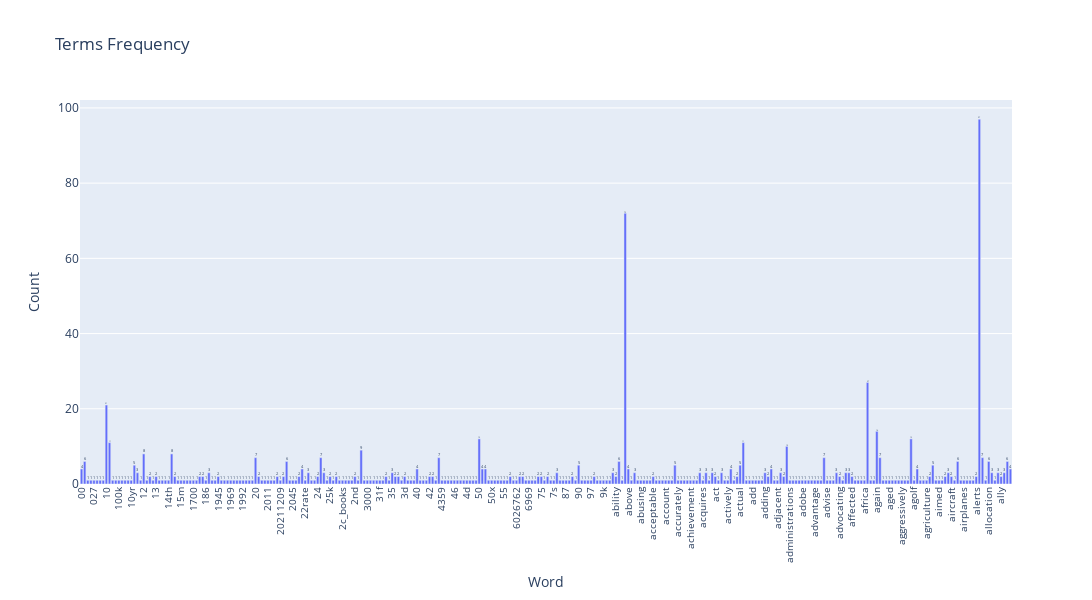

Notebook cell for this chart:
### Code cell
#exercise 12
term_freqs = np.array(X_counts.sum(axis=0)).ravel()
min_freq = 0
mask_terms = term_freqs >= min_freq
terms = np.array(count_vect.get_feature_names_out())
terms = terms[mask_terms]
term_freq = np.asarray(X_counts.sum(axis=0))[0][np.where(mask_terms)[0]]
import plotly.express as px
import pandas as pd


df = pd.DataFrame({
    "Term": terms[0:300],         
    "Frequency": term_freq[0:300]
})


fig = px.bar(df, x="Term", y="Frequency",
             title="Terms Frequency",
             labels={"Term":"Word", "Frequency":"Count"},
             text="Frequency")  


fig.update_layout(
    xaxis_tickangle=-90,
    xaxis_tickfont_size=10,
    yaxis_tickfont_size=12,
    width=1200, height=600
)

fig.show()

### Figure 1 — Plotly figure (JSON) as saved in the notebook; plotly's stock layout.template omitted (floating-point values rounded to 4 significant figures; data arrays with more than 128 entries replaced by an {"elided": "..."} marker saying what was removed)
{"data": [{"hovertemplate": "Word=%{x}<br>Count=%{text}<extra></extra>", "legendgroup": "", "marker": {"color": "#636efa", "pattern": {"shape": ""}}, "name": "", "orientation": "v", "showlegend": false, "text": {"elided": "300 float values"}, "textposition": "auto", "type": "bar", "x": {"elided": "300 str values"}, "xaxis": "x", "y": {"elided": "300 int values"}, "yaxis": "y"}], "layout": {"barmode": "relative", "height": 600, "legend": {"tracegroupgap": 0}, "title": {"text": "Terms Frequency"}, "width": 1200, "xaxis": {"anchor": "y", "domain": [0, 1], "tickangle": -90, "tickfont": {"size": 10}, "title": {"text": "Word"}}, "yaxis": {"anchor": "x", "domain": [0, 1], "tickfont": {"size": 12}, "title": {"text": "Count"}}}}
